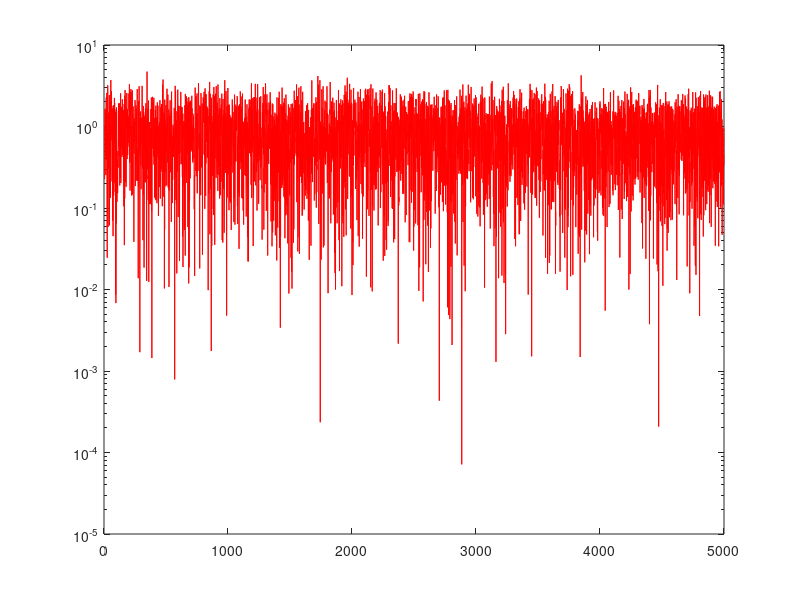

Source code (MATLAB):
%%%%%%%%%%%%%%%%%%%%%%%%%%%%%%%%%%%%%%%%%%%%%%%%%%%%%%%%%%%%%%%%%%%%%%%%%
% lmsalgo : LMS algorithm demo
% Author : Tamer abdelazim Mellik
% Contact information : 
%Department of Electrical & Computer Engineering,
%University of Calgary,
%2500 University Drive N.W. ,
%Calgary, AB T2N 1N4 ,
%Canada .
% email :abdelasi@enel.ucalgary.ca  
% email : tabdelaz@ucalgary.ca
% Webpage : http://www.enel.ucalgary.ca/~abdelasi/
% Date    : 20-4-2003
% Version : 1.0.0
% Reference : S. Haykin, Adaptive Filter Theory. 3rd edition, Upper Saddle River, NJ: Prentice-Hall, 1996. 
% Note : The author doesn't take any responsibility for any harm caused by the use of this file
clear all
close all
hold off
%channel system order
sysorder = 5 ;
% Number of system points
%N=2000;
%inp = randn(N,1);
fs = 1.0e4;
t = 0:1/fs:0.5-1/fs;
%x = cos(2*pi*100*t);

x=randn(1,5000);
% 
x=filter([1 0.8 0.3 0.2],1,x);

d = x;
%x = delayseq(x,1);

totallength=size(d,1);
disp(totallength);
%Take 60 points for training
N=60 ;	



%begin of algorithm
w = zeros(1,sysorder) ; % weights array full of sysorder number of zeroes

k=1;

for n = sysorder : 5000-k % n = increasing element of array [5,...,N]
	u = x(n:-1:n-sysorder+1) ; % Sub-array created starting from n going backwards by 1, sysorder number of times
    unorm2 = dot(u,u);
    y(n)= dot(w, u) ; % dot product of weights and random sub array, estimated output
    %disp(y(n))
    e(n) = d(n+k) - y(n); % desired output - lms
% Start with big mu for speeding the convergence then slow down to reach the correct weights
    
    mu=1e-4;
    %mu=1;

	w = w + mu * u * e(n) ; % weights updated by adding mu * sub array * error
end


semilogy(abs(e),'r')

% %check of results
% for n =  N+1 : totallength
% 	u = x(n:-1:n-sysorder+1) ;
%     y(n) = dot(w,u) ;
%     e(n) = d(n) - y(n) ;
% end 
% hold on
% %plot(d)
% plot(y,'r');
% title('System output') ;
% xlabel('Samples')
% ylabel('True and estimated output')
% figure
% semilogy((abs(e))) ;
% title('Error curve') ;
% xlabel('Samples')
% ylabel('Error value')
% figure
% %plot(h, 'k+')
% hold on
% plot(w, 'r*')
% legend('Actual weights','Estimated weights')
% title('Comparison of the actual weights and the estimated weights') ;
% axis([0 6 0.05 0.35])